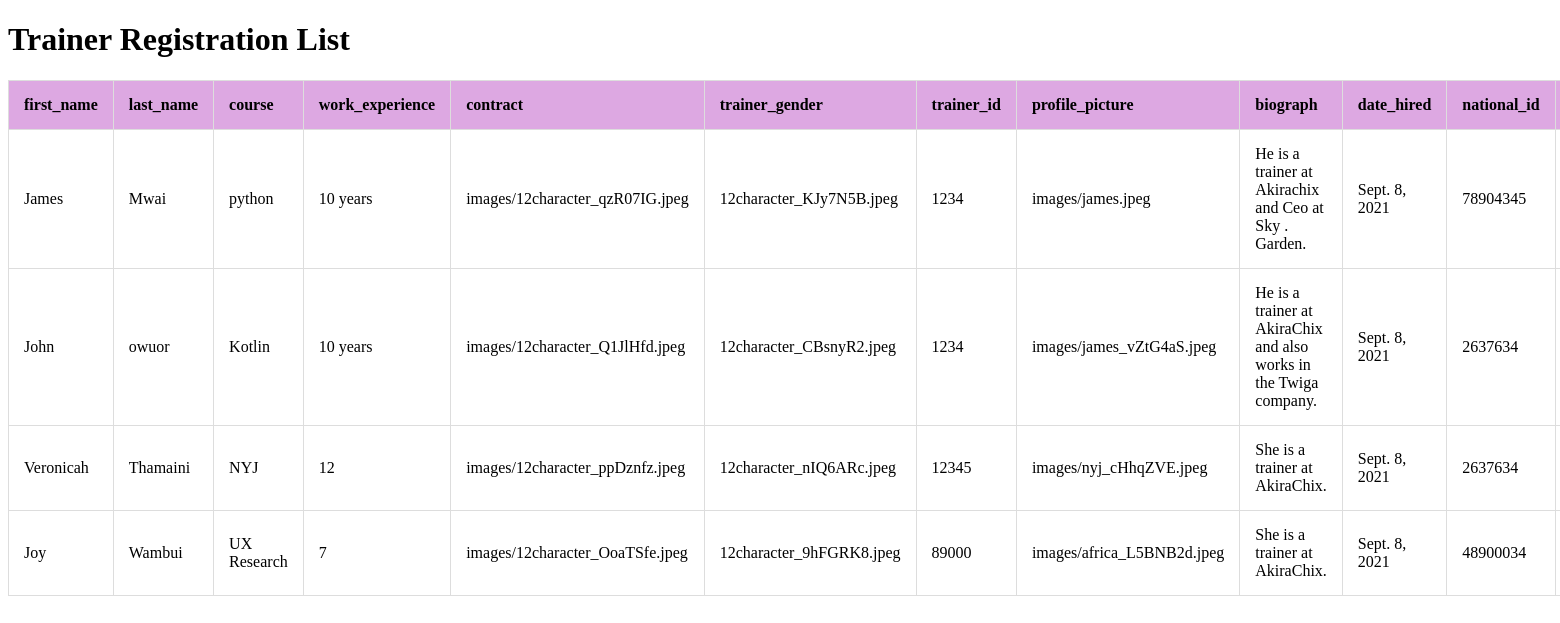
Page /trainer/list/ on the committed database.
### trainer/models.py (models this page shows)
class Trainer(models.Model):
    first_name=models.CharField(max_length=12)
    last_name=models.CharField(max_length=12)
    course=models.CharField(max_length=50)
    work_experience=models.CharField(max_length=50)
    contract=models.FileField(upload_to="images/",null=True)
    trainer_gender=models.FileField(max_length=50)
    trainer_id=models.PositiveIntegerField()
    profile_picture=models.ImageField(upload_to="images/",null=True)
    biograph=models.TextField(max_length=300,null=True)
    date_hired=models.DateField()
    national_id=models.CharField(max_length=20)
    language_choices=(
    ("Eng","english"),
    ("Kisw","kiswahili")
    )
    language=models.CharField(max_length=20, choices=language_choices,null=True)
    age=models.PositiveBigIntegerField()
    courses=models.CharField(max_length=20)
    gender=models.CharField(max_length=20)
    gender_choices=(
    ("Female",'Female'),
    ("Male",'Male')
    )
    gender=models.CharField(max_length=20, choices=gender_choices,null=True)

### trainer/views.py (the view)
# urls.py: path('list/',trainer_list,name="trainer_list"),
def trainer_list(request):
    trainers=Trainer.objects.all()
    return render(request,"trainer_list.html",{"trainers":trainers})

### trainer/templates/trainer_list.html (shortened to what this page needs)
<!DOCTYPE html>
<html>
<head>
</head>
<body>
   <h1>Trainer Registration List</h1>
    <table class="table">
        <tr>
            <th>first_name</th>
            <th>last_name</th>
            <th>course</th>
            <th>work_experience</th>
            <th>contract</th>
            <th>trainer_gender</th>
            <th>trainer_id</th>
            <th>profile_picture</th>
            <th>biograph</th>
            <th>date_hired</th>
            <th>national_id</th>
            <th>language</th>
        </tr>
        {% for trainer in trainers %}
        <tbody>
        <tr>
            <td>{{trainer.first_name}}</td>
            <td>{{trainer.last_name}}</td>
            <td>{{trainer.course}}</td>
            <td>{{trainer.work_experience}}</td>
            <td>{{trainer.contract}}</td>
            <td>{{trainer.trainer_gender}}</td>
            <td>{{trainer.trainer_id}}</td>
            <td>{{trainer.profile_picture}}</td>
            <td>{{trainer.biograph}}</td>
            <td>{{trainer.date_hired}}</td>
            <td>{{trainer.national_id}}</td>
            <td>{{trainer.language}}</td>
        </tr>
        </tbody>
        {% endfor %}
    </table>
</body>
</html>

### trainer/templates/trainer_list.html (style rules this page uses)
table, td, th { border: 1px solid #ddd; text-align: left; }
table { border-collapse: collapse; width: 100%; }
th, td { padding: 15px; }
th { background-color: rgb(221, 168, 226); color: black; }

### rows in the picture
Trainer: first_name "James", last_name "Mwai", course "python", work_experience "10 years", contract "images/12character_qzR07IG.jpeg", trainer_gender "12character_KJy7N5B.jpeg", trainer_id "1234", profile_picture "images/james.jpeg", biograph "He is a trainer at Akirachix and Ceo at Sky . Garden.", date_hired "Sept. 8, 2021", national_id "78904345"
Trainer: first_name "John", last_name "owuor", course "Kotlin", work_experience "10 years", contract "images/12character_Q1JlHfd.jpeg", trainer_gender "12character_CBsnyR2.jpeg", trainer_id "1234", profile_picture "images/james_vZtG4aS.jpeg", biograph "He is a trainer at AkiraChix and also works in the Twiga company.", date_hired "Sept. 8, 2021", national_id "2637634"
Trainer: first_name "Veronicah", last_name "Thamaini", course "NYJ", work_experience "12", contract "images/12character_ppDznfz.jpeg", trainer_gender "12character_nIQ6ARc.jpeg", trainer_id "12345", profile_picture "images/nyj_cHhqZVE.jpeg", biograph "She is a trainer at AkiraChix.", date_hired "Sept. 8, 2021", national_id "2637634"
Trainer: first_name "Joy", last_name "Wambui", course "UX Research", work_experience "7", contract "images/12character_OoaTSfe.jpeg", trainer_gender "12character_9hFGRK8.jpeg", trainer_id "89000", profile_picture "images/africa_L5BNB2d.jpeg", biograph "She is a trainer at AkiraChix.", date_hired "Sept. 8, 2021", national_id "48900034"
